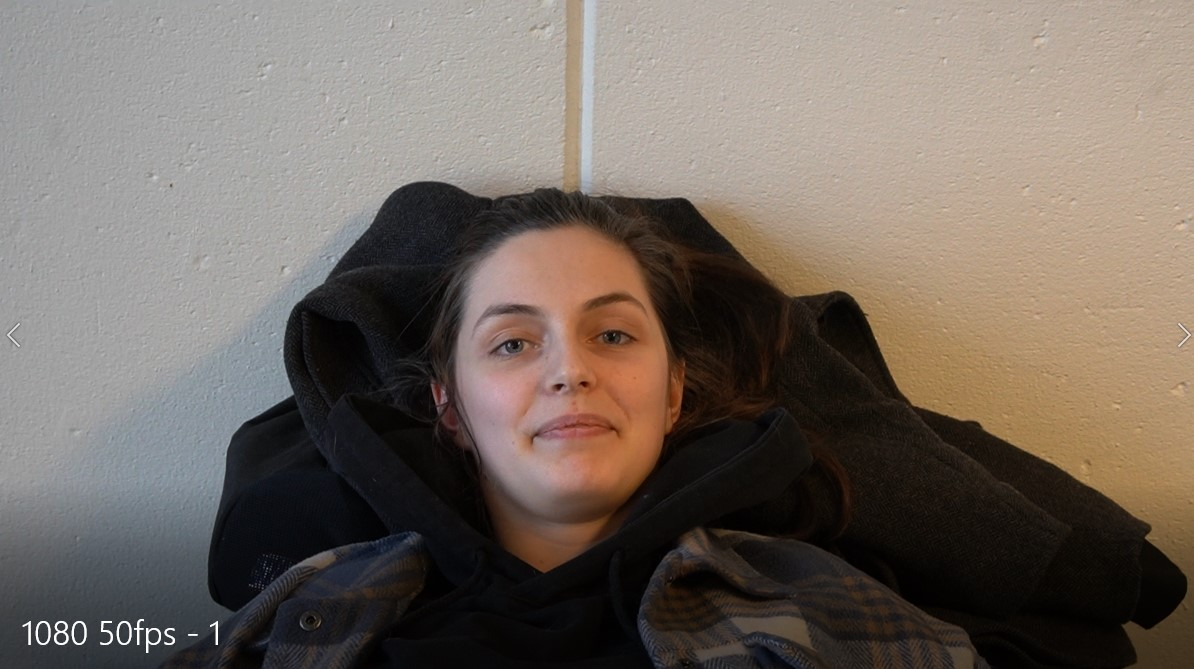
#> input picture Nathalie.jpg, 1194 x 669 px
$ python hog.py
#> lines starting #> are read from the running program, lines starting #| are printed output that depends on the picture
from skimage.io import imread
from skimage.transform import resize
from skimage.feature import hog
from skimage import exposure
import matplotlib.pyplot as plt

# Read the image
img = imread('Nathalie.jpg')
#> img is the input picture: shape (669, 1194, 3); mean R, G, B 114.5, 104.5, 96.4

# Create hog features
fd, hog_img = hog(img, orientations=8, pixels_per_cell=(16, 16),
                    cells_per_block=(1, 1), visualize=True, channel_axis=-1)
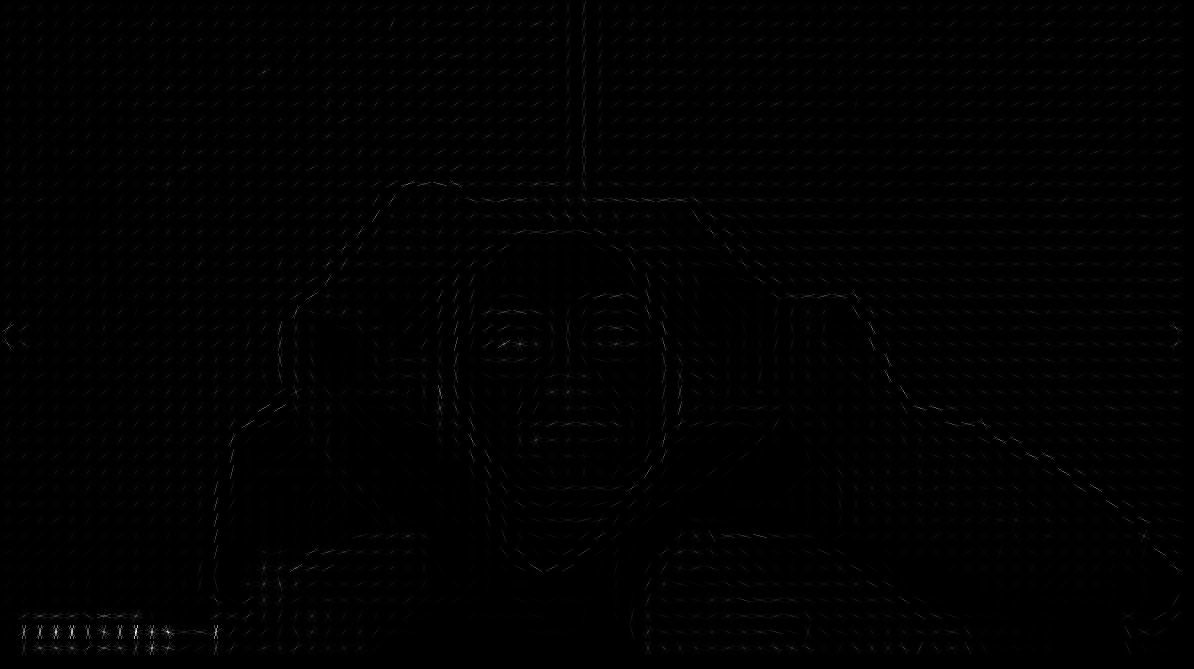
#> hog_img: shape (669, 1194) float64; min 0, max 64.43, mean 0.4; drawn with min black and max white

# Figures
fig, (ax1, ax2) = plt.subplots(1, 2, figsize=(8,4), sharex=True, sharey=True)

# Input image
ax1.axis('off')
ax1.imshow(img, cmap="gray")
ax1.set_title('Input image')

# Rescale the histogram for better display
hog_img_rescaled = exposure.rescale_intensity(hog_img, in_range=(0, 10))
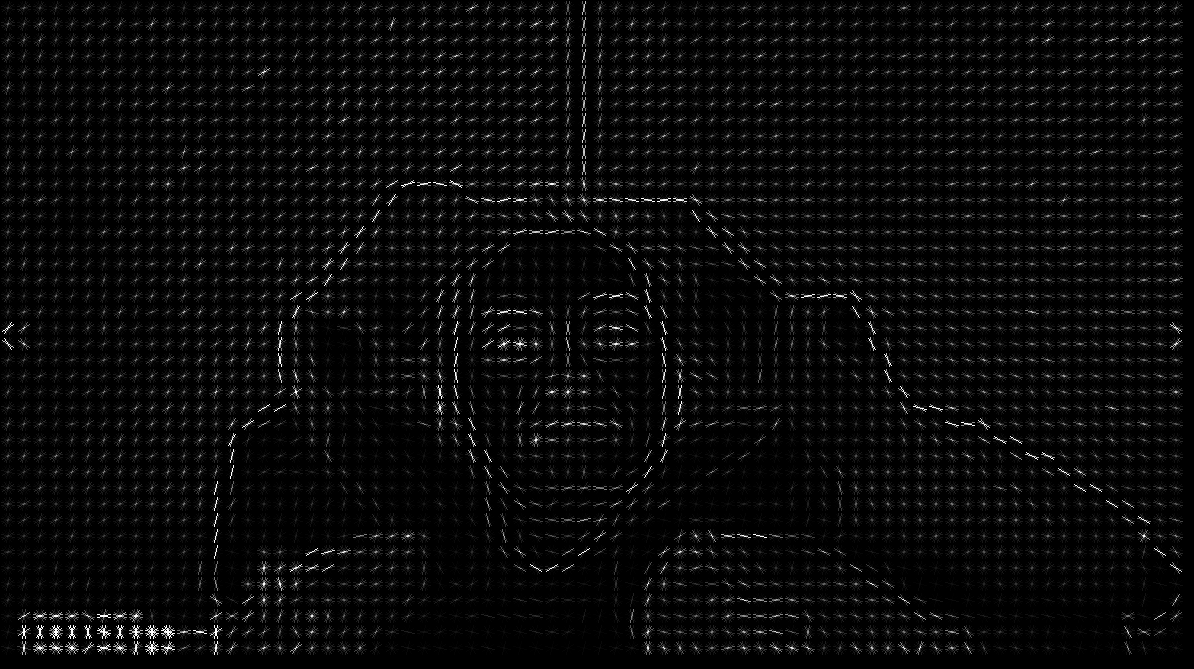
#> hog_img_rescaled: shape (669, 1194) float64; min 0, max 1, mean 0.0407

# Output HoG image
ax2.axis('off')
ax2.imshow(hog_img_rescaled, cmap='gray')
ax2.set_title('Histogram of Oriented Gradients')
plt.show()
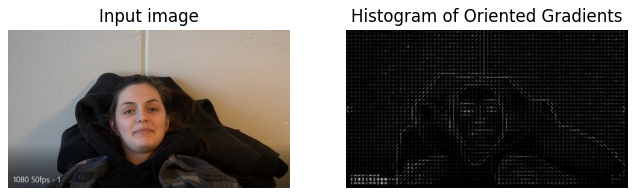
#> figure drawn by matplotlib, 2 panels
